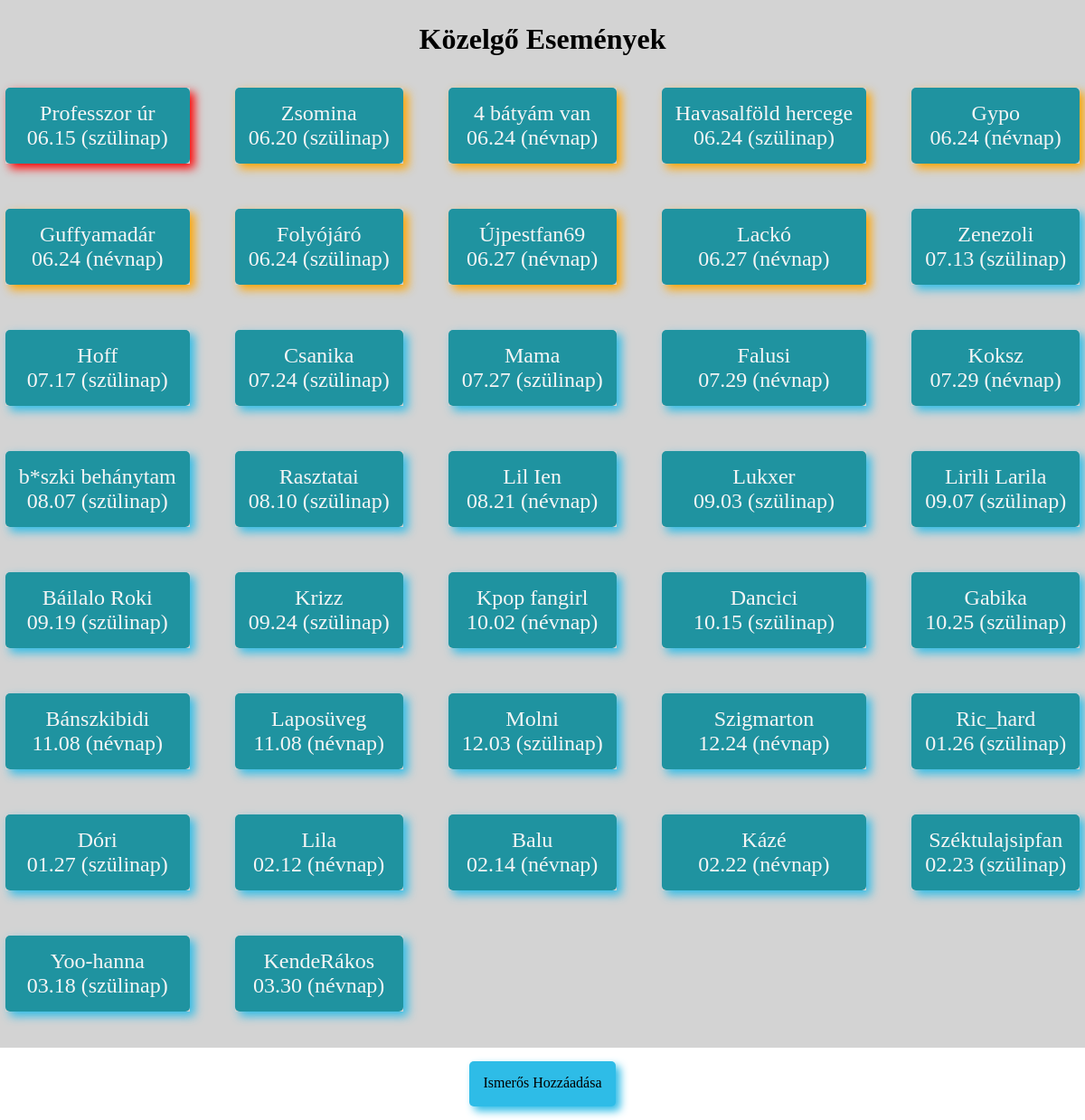
The app's page /, older data.
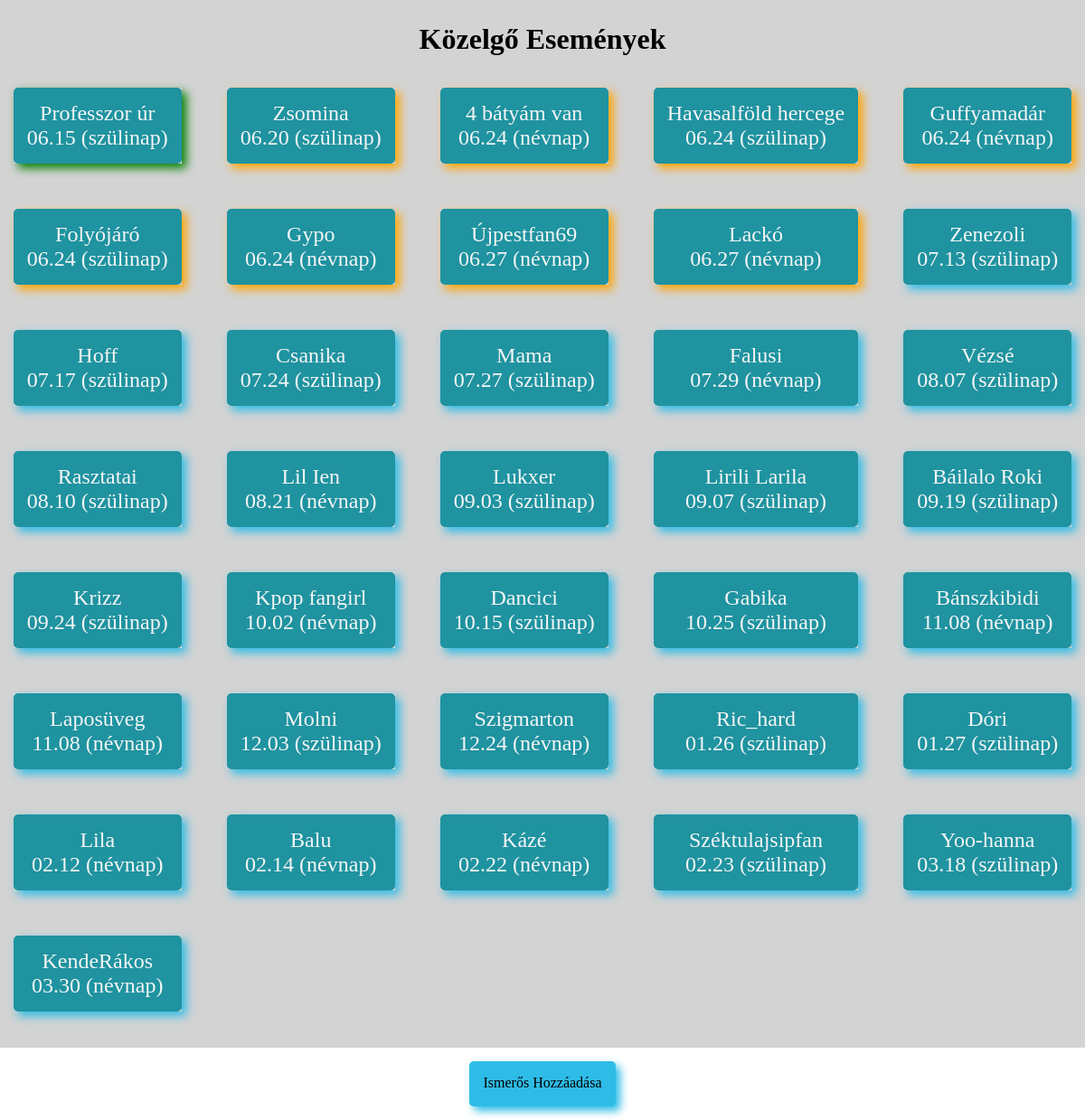
The same page, newer data.
### app_szulinap/models.py (models this page shows, shortened)
class Ember(models.Model):
    teljesnev = models.CharField(max_length=255)
    becenev = models.CharField(max_length=255)
    szulinap = models.DateField()
    nevnap = models.DateField()
    ajandek = models.CharField(max_length=255, null=True, blank=True)
    class Meta:
        verbose_name = "Ember"
        verbose_name_plural = "Emberek"

### app_szulinap/views.py (the view, shortened to what this page needs)
# urls.py: path('', fooldal),
def fooldal(request):
    emberek = Ember.objects.all()
    maidatum = date.today()
    def datum_kulonbseg(ember):
        def nap_ev_nelkul(d):
            return date(maidatum.year, d.month, d.day)
        szulido = nap_ev_nelkul(ember.szulinap)
        nevnapido = nap_ev_nelkul(ember.nevnap)
        def napok_kulonbseg(d):
            diff = (d - maidatum).days
            return diff if diff >= 0 else diff + 365
        szulinap_diff = napok_kulonbseg(szulido)
        nevnap_diff = napok_kulonbseg(nevnapido)
        return min(szulinap_diff, nevnap_diff)
    emberek = sorted(emberek, key=datum_kulonbseg)
    ember_adatok = []
    for ember in emberek:
        szuli = date(maidatum.year, ember.szulinap.month, ember.szulinap.day)
        nev = date(maidatum.year, ember.nevnap.month, ember.nevnap.day)
        if (szuli - maidatum).days % 365 <= (nev - maidatum).days % 365:
            datum = ember.szulinap.strftime("%m.%d") + " (szülinap)"
        else:
            datum = ember.nevnap.strftime("%m.%d") + " (névnap)"
        szuli_diff = (szuli - maidatum).days if (szuli - maidatum).days >= 0 else (szuli - maidatum).days + 365
        nev_diff = (nev - maidatum).days if (nev - maidatum).days >= 0 else (nev - maidatum).days + 365
        if szuli_diff <= nev_diff:
            datum = ember.szulinap.strftime("%m.%d") + " (szülinap)"
            diff = szuli_diff
        else:
            datum = ember.nevnap.strftime("%m.%d") + " (névnap)"
            diff = nev_diff
        alap = False
        heti = False
        havi = False
        surgos = False
        if 7 < diff < 31:
            havi = True
        elif ember.ajandek  and diff < 8:
            heti = True
        elif diff < 8:
            surgos = True
        else:
            alap = True
        ember_adatok.append({
            'id': ember.id,
            'becenev': ember.becenev,
            'datum': datum,
            'heti': heti,
            'surgos': surgos,
            'havi': havi,
            'alap': alap,
        })
    return render(request, 'app_szulinap/fooldal.html', {
        'emberek': ember_adatok
    })

### app_szulinap/templates/app_szulinap/fooldal.html (shortened to what this page needs)
{% load static %}
<!DOCTYPE html>
<html lang="hu">
<head>
    <link rel="stylesheet" href="{%static 'app_szulinap/fooldal.css'%}">
</head>
<body>
    <header><h1>Közelgő Események</h1></header>
    <main>
    {% for ember in emberek %}
        <a href="profil/{{ ember.id }}/"
            {% if ember.havi %}
            class="havi"
            {% endif %}
            {% if ember.surgos %}
            class="surgos"
            {% endif %}
            {% if ember.heti %}
            class="heti"
            {% endif %}
            {% if ember.alap%}
            class="alap"
            {% endif %}
        >
            <div>
                <p >{{ ember.becenev }}</p>
                <p>{{ ember.datum }}</p>
            </div>
            {% endfor %}
        </a>
    </main>
    <footer>
        <a href="ujember/"> Ismerős Hozzáadása</a>
    </footer>
</body>
</html>

### app_szulinap/static/app_szulinap/fooldal.css (style rules this page uses)
* { color: black; font-family: Cambria, Cochin, Georgia, Times, 'Times New Roman', serif; background-color: lightgray; padding: 0; margin: 0; }
header h1 { text-align: center; padding: 25px; }
main { padding-top: 10px; font-size: 1.5em; display: grid; grid-template-columns: repeat(5, auto); grid-template-rows: auto; gap: 50px; justify-content: center; }
p { color:whitesmoke; background-color: rgb(31, 147, 160); }
div { text-align: center; padding: 15px; background-color: rgb(31, 147, 160); border-radius: 5px; }
footer { position:fixed; margin-top: 50px; background-color: white; bottom: 0; width: 100%; height: 80px; text-align: center; justify-content: center; display: grid; }
main a { text-decoration: none; }
footer a { margin: 15px; text-decoration: none; background-color: rgb(46,188,231); padding: 15px; border-radius: 5px; box-shadow: 5px 5px 10px rgb(46, 188, 231); transition: background-color 0.3s ease; }
.havi { box-shadow: 5px 5px 10px orange; }
.heti { box-shadow: 5px 5px 10px green; }
.alap { box-shadow: 5px 5px 10px rgb(46, 188, 231); }

Row changes from the older to the newer data that the page shows:
removed Ember: becenev "Koksz"
removed Ember: becenev "b*szki behánytam"
added Ember: becenev "Vézsé"
Text that changed along with them:
new list line: "08.07 (szülinap)"
list line gone: "07.29 (névnap)"
list line gone: "08.07 (szülinap)"
